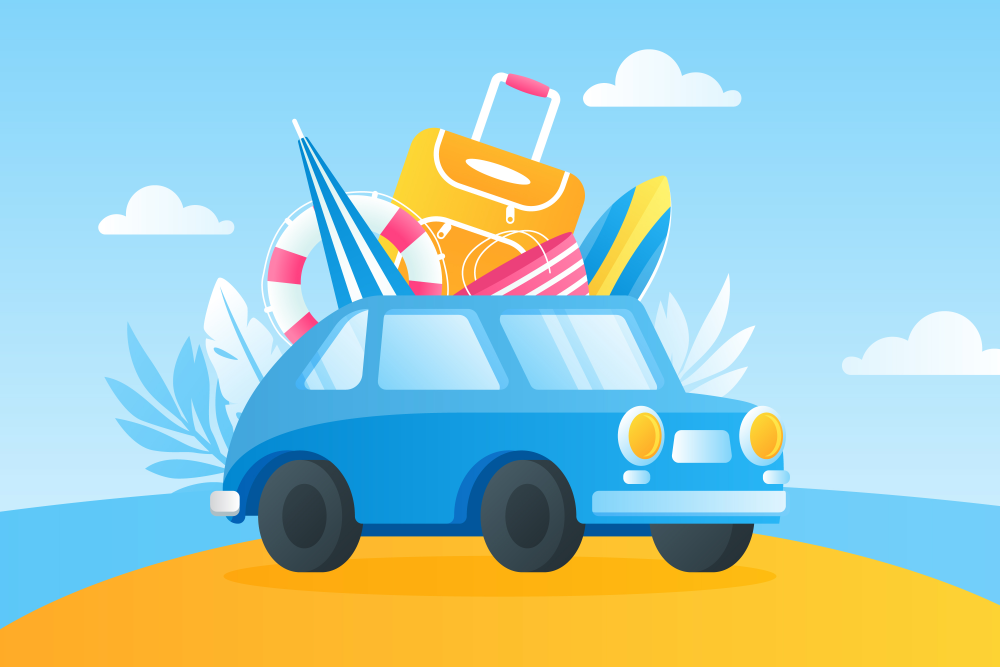
#> input picture assets/img/7342566.jpg, 3000 x 2000 px (shown at 1/3 size)
$ python -i image_utils.py   (imports and definitions only)
#> lines starting #> are read from the running program, lines starting #| are printed output that depends on the picture
# utils/image_utils.py

from PIL import ExifTags

def fix_orientation(img):

    try:
        for orientation in ExifTags.TAGS.keys():
            if ExifTags.TAGS[orientation] == "Orientation":
                break

        exif = dict(img._getexif().items())

        if exif[orientation] == 3:
            img = img.rotate(180, expand=True)

        elif exif[orientation] == 6:
            img = img.rotate(270, expand=True)

        elif exif[orientation] == 8:
            img = img.rotate(90, expand=True)

    except:
        pass

    return img

>>> import cv2
>>> picture = cv2.imread('../assets/img/7342566.jpg', cv2.IMREAD_GRAYSCALE)
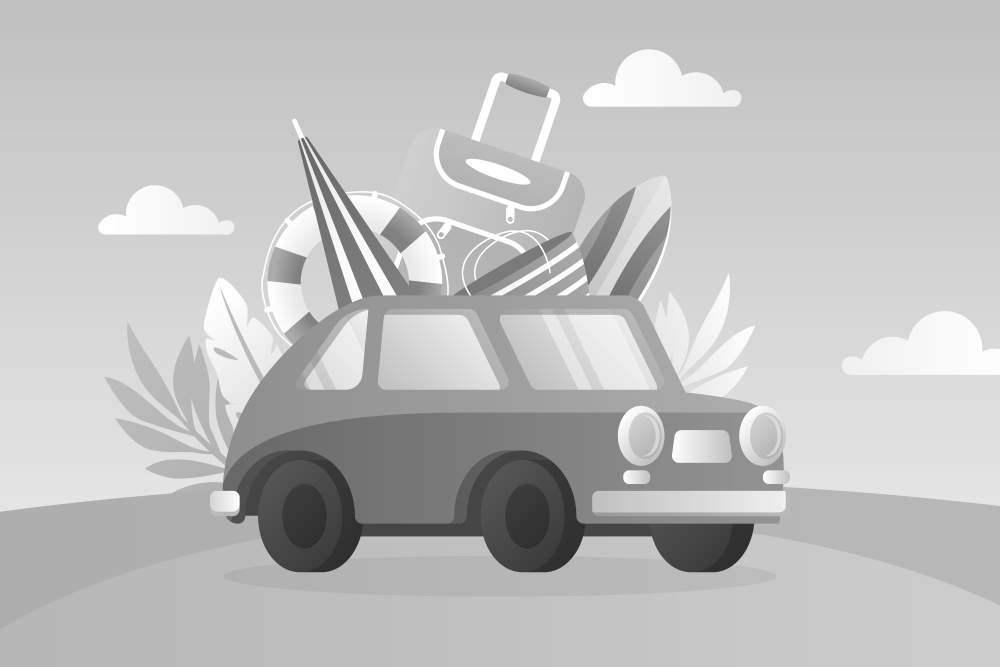
#> picture: shape (2000, 3000) (shown at 1/3 size); min 45, max 255, mean 190.9
>>> result = fix_orientation(picture)

$ run again, on assets/img/services.jpg
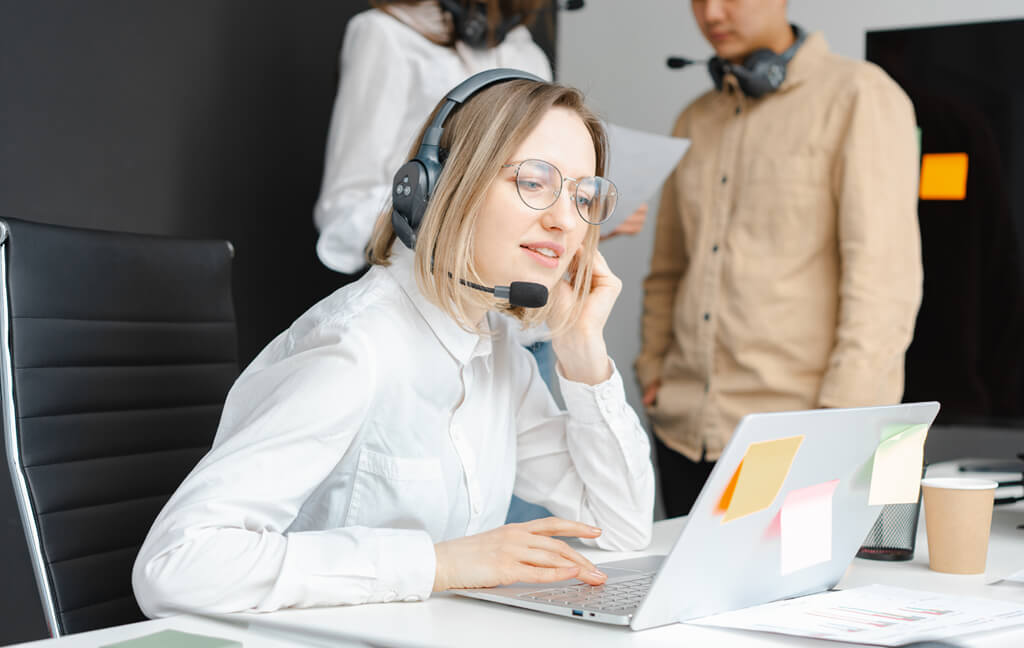
#> input picture assets/img/services.jpg, 1024 x 648 px
#> `picture = cv2.imread('../assets/img/7342566.jpg', cv2.IMREAD_GRAYSCALE)`:
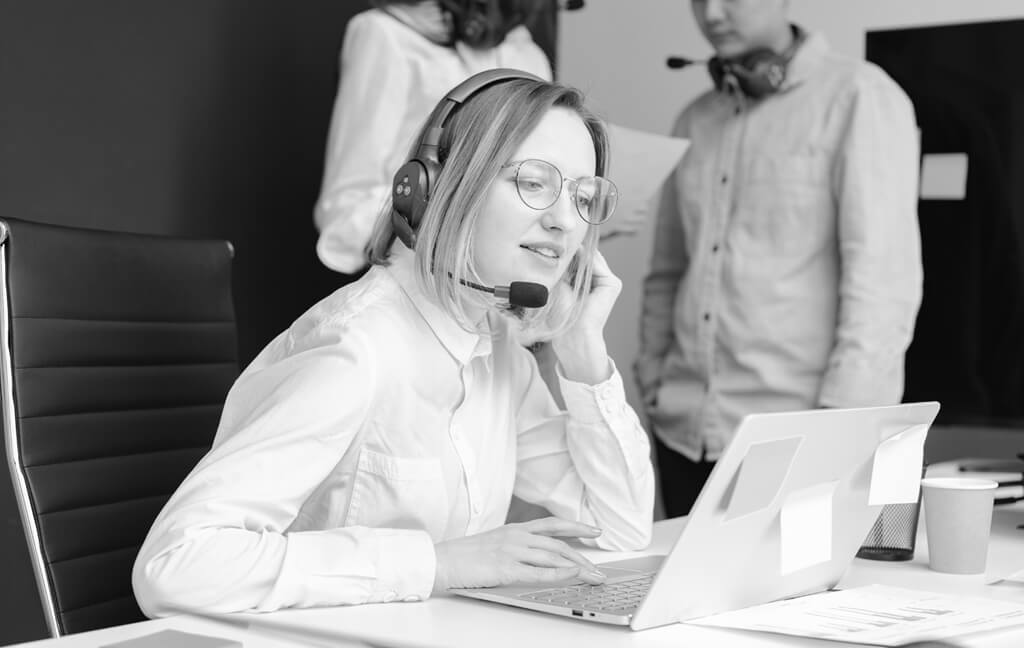
#> picture: shape (648, 1024); min 0, max 255, mean 144.4
